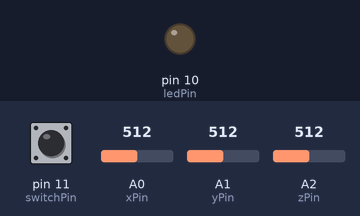
This sketch was run on a simulated Arduino Leonardo, built with avr-gcc and run on an emulated ATmega32U4. Parts: output pins drawn as LEDs (lit = HIGH). Dashed ring = blinking. The inputs (shaded band) are chosen by the test bench; at power-on: pin 11 (switchPin) LOW, A0 (xPin) = 512, A1 (yPin) = 512, A2 (zPin) = 512. USB keyboard and mouse output is not drawn; what the sketch prints to the serial monitor is not drawn.

Above: at 1.2 s.
1.3 s: pin 11 (switchPin) pulled HIGH for 0.15 s
At 2.5 s:
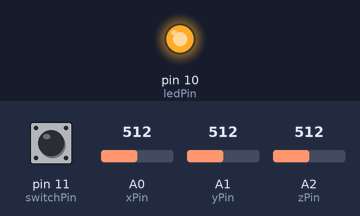
4.6 s: pin 11 (switchPin) pulled HIGH for 1 s
At 6.5 s:
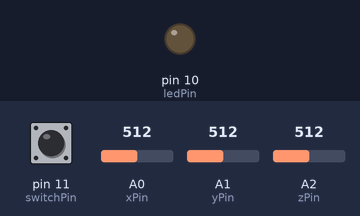
7.1 s: pin 11 (switchPin) pulled HIGH for 3.2 s
At 11.1 s:
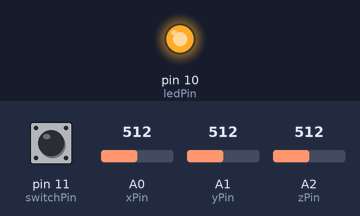
11.8 s: pin 11 (switchPin) pulsed HIGH 5 times (0.12 s each, 0.3 s apart)
At 12.37 s:
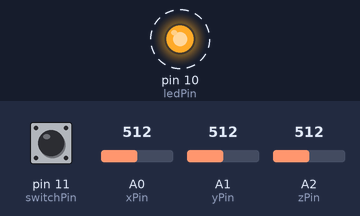
Timing chart, 0 to 14.8 s (numbered marks = the images above; inputs shaded):
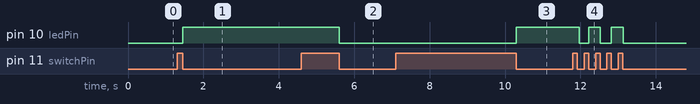

Measured:
- after the input at 1.3 s, pin 10 (ledPin): LOW → HIGH after 0.15 s
- after the input at 4.6 s, pin 10 (ledPin): HIGH → LOW after 1.0 s
- after the input at 7.1 s, pin 10 (ledPin): LOW → HIGH after 3.2 s
- after the input at 11.8 s, pin 10 (ledPin): alternates HIGH for 0.31 s and LOW for 0.27 s, 5 changes in all, then stays LOW, starting after 0.16 s

The sketch:

05-02Final_Gamesalad.ino
```cpp
#include <Keyboard.h>

// test in 3.5v (adafruit feather 32u4)
const int xPin = A0;   //test: 370~600
const int yPin = A1;   //test: 380~600
const int zPin = A2;   //test: 400~610

int switchPin = 11; //input pin: switch
int ledPin = 10;    //output pin: LED

int switchRead;
int prevSwitchRead = 0;
int ledLight = 0;     //led default: off

void setup() {
  Serial.begin (9600);
  Keyboard.begin();

  pinMode(switchPin, INPUT);
  pinMode(ledPin, OUTPUT);
}


void loop() {
  /* switch */
  switchRead = digitalRead(switchPin);  //pressed: HIGH,  released:LOW

  Serial.print("Light: ");
  Serial.println(ledLight);

  if (switchRead == HIGH) {
    prevSwitchRead = 1;
  }

  if (switchRead == LOW && prevSwitchRead == 1) {
    prevSwitchRead = 0;


    if (ledLight == 0) {
      ledLight = 1;
    } else {
      ledLight = 0;
    }


  }
  if (ledLight == 1) {
    digitalWrite(ledPin, HIGH);
    logic();
  } else {
    digitalWrite(ledPin, LOW);
  }

}


void logic() {
  int x = analogRead(xPin);
  delay(1);
  int y = analogRead(yPin);
  delay(1);
  int z = analogRead(zPin);
  delay(1);
  int all = x + y + z; //1330~1660


  if (all < 1330) {
    all = 1330;
  }
  if (all > 1660) {
    all = 1660;
  }


  if (all >= 1330 && all < 1370) {
    Keyboard.press('a');
    delay(50);
    Keyboard.releaseAll();
    delay(50);
    Serial.println("A");

  }
  if (all >= 1370 && all < 1410) {
    Keyboard.press('s');
    delay(50);
    Keyboard.releaseAll();
    delay(50);
    Serial.println("S");
  }
  if (all >= 1410 && all < 1450) {
    Keyboard.press('d');
    delay(50);
    Keyboard.releaseAll();
    delay(50);
    Serial.println("D");
  }
  if (all >= 1450 && all < 1490) {
    Keyboard.press('f');
    delay(50);
    Keyboard.releaseAll();
    delay(50);
    Serial.println("F");
  }
  if (all >= 1490 && all < 1530) {
    Keyboard.press('g');
    delay(50);
    Keyboard.releaseAll();
    delay(50);
    Serial.println("G");
  }
  if (all >= 1530 && all < 1570) {
    Keyboard.press('h');
    delay(50);
    Keyboard.releaseAll();
    delay(50);
    Serial.println("H");
  }
  if (all >= 1570 && all < 1610) {
    Keyboard.press('j');
    delay(50);
    Keyboard.releaseAll();
    delay(50);
    Serial.println("J");
  }
  if (all >= 1610 && all < 1660) {
    Keyboard.press('k');
    delay(50);
    Keyboard.releaseAll();
    delay(50);
    Serial.println("K");
  }

}
```
